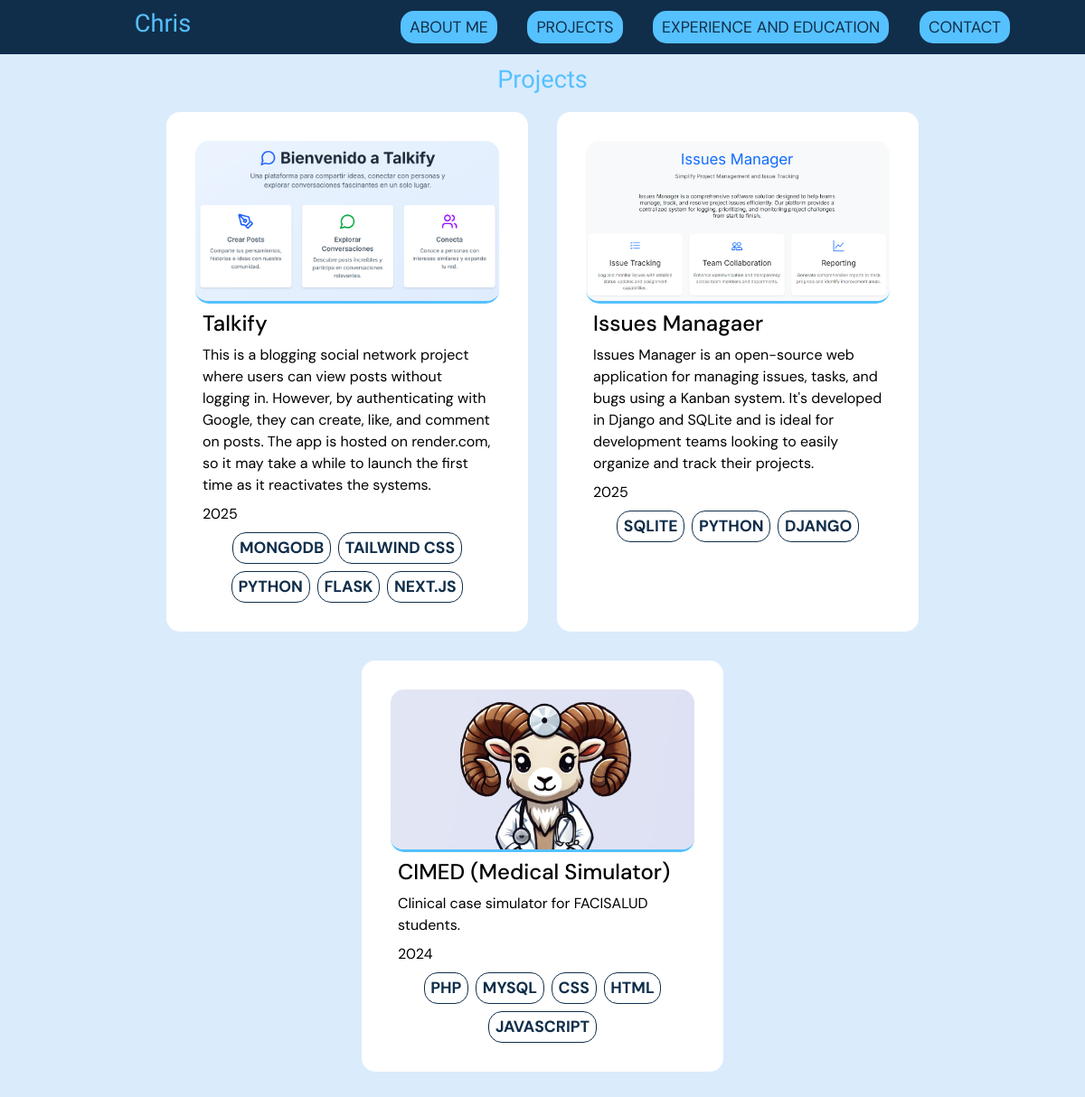
/portfolio/projects/, run on the app's committed database.
### portfolio/models.py (models this page shows, shortened)
class project(models.Model):
    name = models.CharField(max_length=256)
    description = models.TextField()
    year = models.PositiveIntegerField()
    skills = models.ManyToManyField(skill, related_name='projects')
    img = models.ImageField(upload_to='./static/img/', blank=False, null=False)
    web_link = models.URLField(blank=False, null=False)

class skill(models.Model):
    name = models.CharField(max_length=100)

### portfolio/views.py (the view)
# urls.py: path("projects/", views.ProjectsListPageView, name="projects_list"),
def ProjectsListPageView(request):
    projects = project.objects.all().order_by('-year')
    return render(request, 'portfolio/projects_list.html', {"projects": projects})

### templates/portfolio/projects_list.html (shortened to what this page needs)
{% extends 'base.html' %}
{% load static %}
{% block content %}
<section class="projects-section center-column">
    <div class="project-hero">
        <h2 class="project-title">Projects</h2>
    </div>
    <div class="projects-list center-row">
        {% for project in projects %}
        <div class="project-card">
            <a href="{{ project.web_link }}" target="_blank">
                <img src="{{ project.img.url }}" alt="{{ project.name }}">
                <h4>{{ project.name }}</h4>
                <p>{{ project.description }}</p>
                <p>{{ project.year }}</p>
                <div class="project-skills center-row">
                    {% for skill in project.skills.all %}
                    <label class="text-label">{{ skill.name }}</label>
                    {% endfor %}
                </div>
            </a>
        </div>
        {% endfor %}
    </div>
</section>
{% endblock content %}

### templates/base.html (shortened to what this page needs)
{% load static %}
<!DOCTYPE html>
<html lang="en">
<head>
    <link href="https://cdn.jsdelivr.net/npm/bootstrap@5.3.3/dist/css/bootstrap.min.css" rel="stylesheet">
    <link href="https://cdn.jsdelivr.net/npm/bootstrap-icons@1.10.0/font/bootstrap-icons.css" rel="stylesheet">
    <link href="{% static 'css/base.css' %}" rel="stylesheet">
    <link href="{% static 'css/header.css' %}" rel="stylesheet">
    <link href="{% static 'css/responsive.css' %}" rel="stylesheet">
    <link href="{% static 'css/sections.css' %}" rel="stylesheet">
</head>
<body>
    <header class="center-row">
        <div class="header-left-side center-row">
            <a href="{% url 'home' %}">
                <h2>Chris</h2>
            </a>
        </div>
        <nav class="header-right-side center-row">
            <div class="nav-options center-row" id="nav-menu">
                <a href="{% url 'about' %}">About Me</a>
                <a href="{% url 'projects_list' %}">Projects</a>
                <a href="{% url 'experience_and_education' %}">Experience And Education</a>
                <a href="{% url 'contact' %}">Contact</a>
            </div>
        </nav>
    </header>
    {% block content %}{% endblock %}
</body>
</html>

### static/css/base.css (style rules this page uses)
:root { --dm-font: "DM Sans", sans-serif; --orbitron-font: "Orbitron", sans-serif; --primary-color: #102E4A; --secondary-color: #55C1FF; --background-color: #daebfc; --text-color: black; }
html { font-family: var(--dm-font); color: var(--text-color); background-color: var(--background-color); font-size: 16px; }
body { background-color: var(--background-color); font-family: var(--dm-font); }
* { padding: 0px; margin: 0px; }
a { text-decoration: none; }
h2 { font-family: var(--orbitron-font); color: var(--secondary-color); font-size: 1.7rem; }
h4 { margin: 0.5rem; }
.text-label { background-color: white; border: 1px solid var(--primary-color); padding: 0.5rem 1rem; padding: 1% 2%; border-radius: 15px; color: var(--primary-color); font-weight: bold; text-transform: uppercase; font-size: 1.1rem; text-align: center; }
p { font-size: 1rem; text-align: left; }
.center-row { display: flex; align-items: center; justify-content: center; }
.center-column { display: flex; flex-direction: column; align-items: center; justify-content: center; }

### static/css/header.css (style rules this page uses)
header { height: 60px; background-color: var(--primary-color); top: 0px; position: sticky; z-index: 1000; }
.header-left-side { width: 30%; }
.header-right-side { width: 70%; }
.nav-options { width: 100%; }
.nav-options a { color: var(--primary-color); font-size: 1.1rem; text-transform: uppercase; margin: 2% 2%; padding: 5px 10px; background-color: var(--secondary-color); border-radius: 15px; }

### static/css/sections.css (style rules this page uses)
.about-section, .skills-section, .projects-section, .experience-education-section, .contact-section { padding: 2rem; }
.projects-list { display: flex; flex-wrap: wrap; align-items: stretch; width: 80%; gap: 2rem; margin-top: 2rem; margin-bottom: 2rem; }
.project-hero { display: flex; justify-content: space-between; align-items: center; width: 100%; position: relative; }
.project-title { position: absolute; left: 50%; transform: translateX(-50%); }
.project-card { width: 25rem; border-radius: 15px; background-color: white; box-shadow: var(--box-shadow); transition: var(--transition); padding: 2rem; display: flex; flex-direction: column; transition: transform 0.3s ease, box-shadow 0.3s ease; }
.project-card img { width: 100%; height: 180px; border-radius: 15px; object-fit: cover; border-bottom: 3px solid var(--secondary-color); transition: var(--transition); }
.project-card a { text-decoration: none; color: var(--text-color); display: block; }
.project-card p { margin: 0.5rem; }
.project-skills { margin-top: 0.5rem; flex-wrap: wrap; gap: 0.5rem; }

### data on the page
project: img (picture), name "Talkify", description "This is a blogging social network project where users can view posts without logging in. However, by authenticating with Google, they can create, like, and comment on posts. The app is hosted on render.com, so it may take a while to launch the first time as it reactivates the systems.", year "2025"
skill: name "MONGODB"
skill: name "TAILWIND CSS"
skill: name "PYTHON"
skill: name "FLASK"
skill: name "NEXT.JS"
project: img (picture), name "Issues Managaer", description "Issues Manager is an open-source web application for managing issues, tasks, and bugs using a Kanban system. It's developed in Django and SQLite and is ideal for development teams looking to easily organize and track their projects.", year "2025"
skill: name "SQLITE"
skill: name "DJANGO"
project: img (picture), name "CIMED (Medical Simulator)", description "Clinical case simulator for FACISALUD students.", year "2024"
skill: name "PHP"
skill: name "MYSQL"
skill: name "CSS"
skill: name "HTML"
skill: name "JAVASCRIPT"
